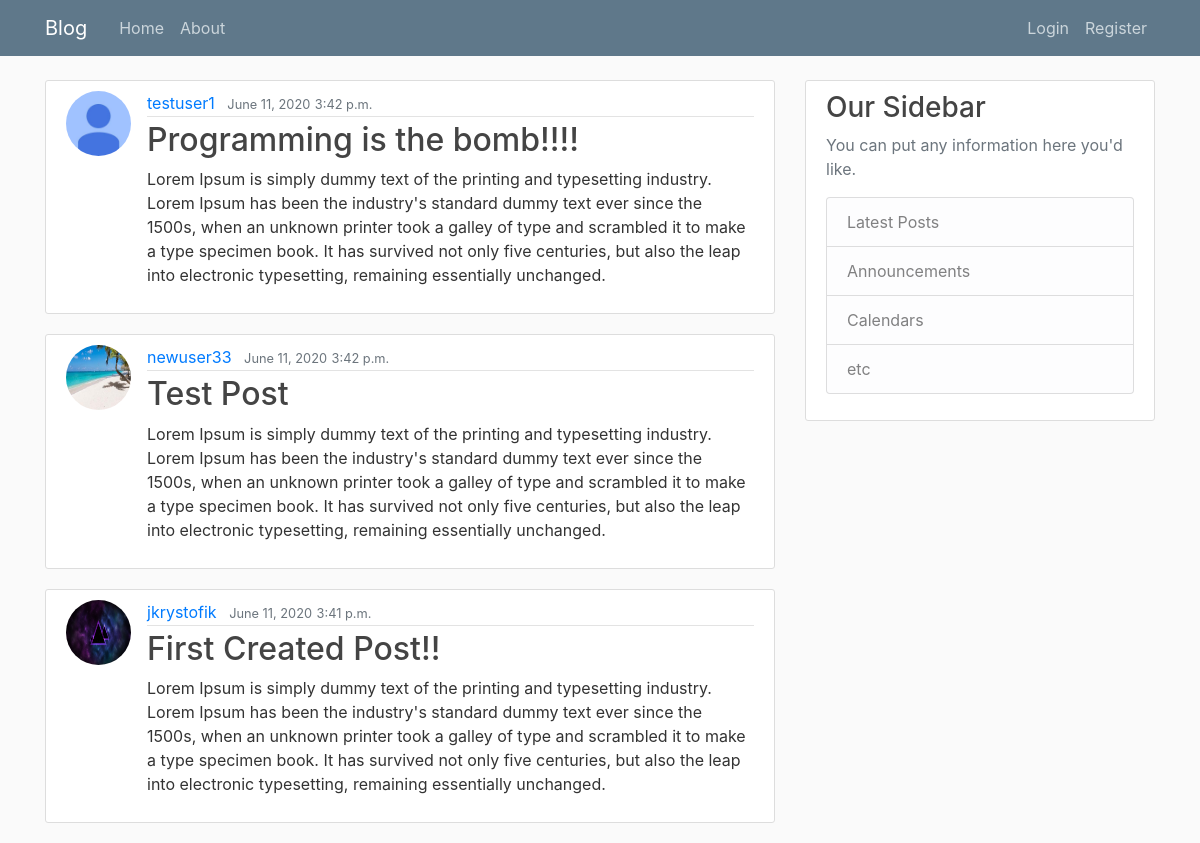
Before: / with the older database file.
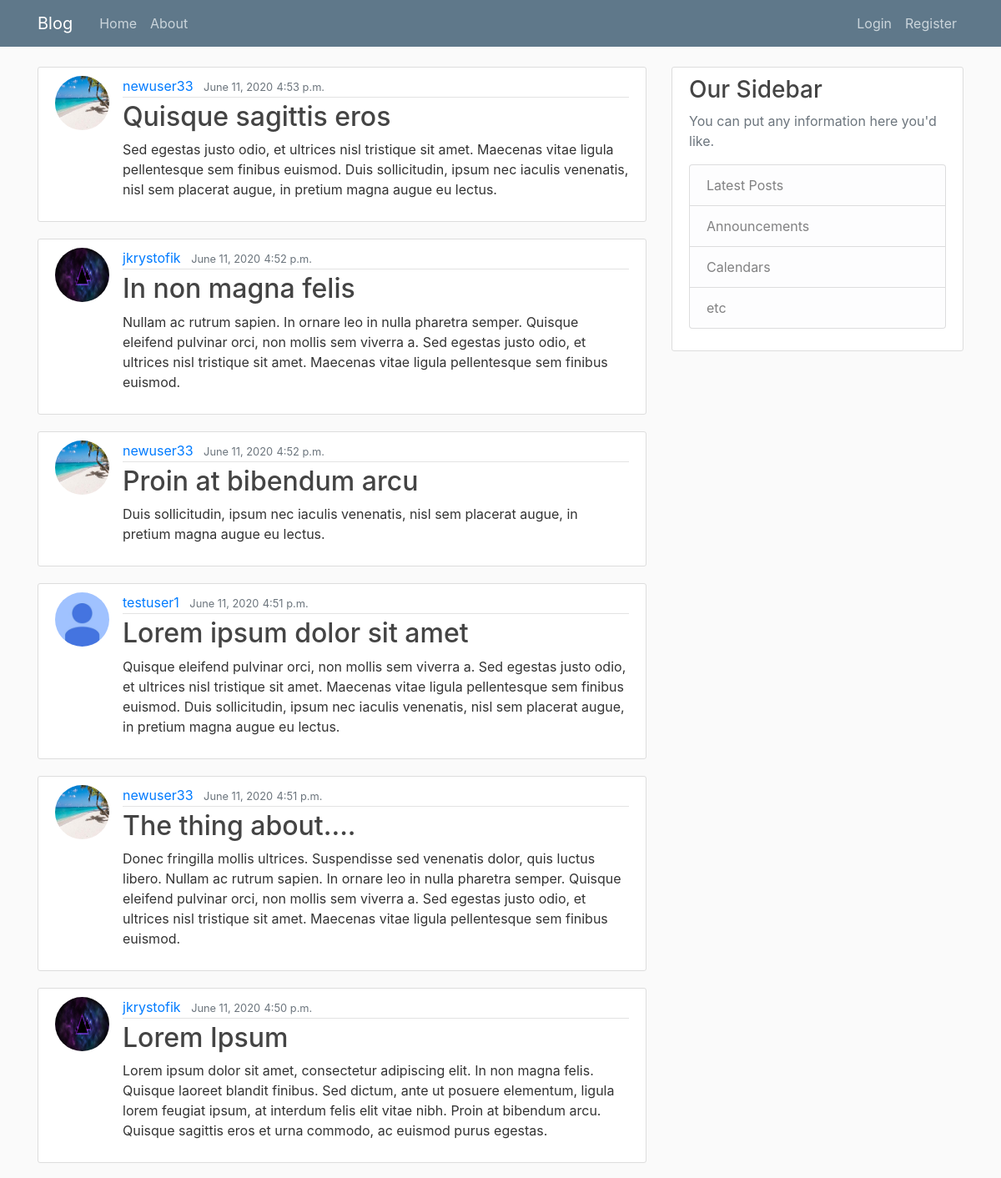
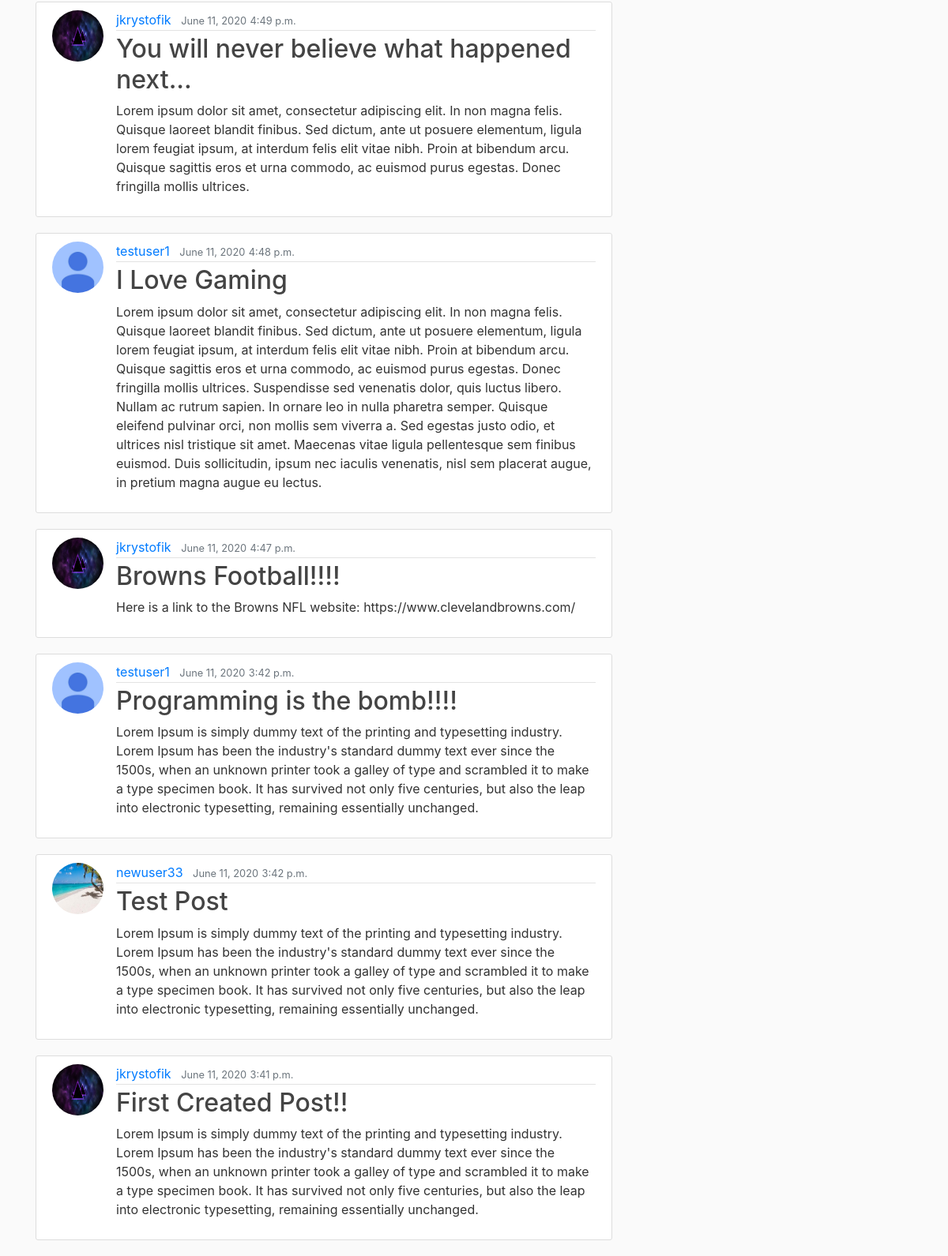
After: the same page with the newer database file (2 pictures, top to bottom).
### blog/models.py (models this page shows, shortened)
class BlogPost(models.Model):
    author = models.ForeignKey(User, on_delete=models.CASCADE)
    date_posted = models.DateField(default=timezone.now)
    time_posted = models.TimeField(default=timezone.now)
    title = models.CharField(max_length=100)
    content = models.TextField()

### users/models.py (models this page shows, shortened)
class Profile(models.Model):
    user = models.OneToOneField(User, on_delete=models.CASCADE)
    image = models.ImageField(default='default_user.jpg',
                              upload_to='profile_pics')

### blog/views.py (the view)
# urls.py: path('', PostListView.as_view(), name='blog-home'),
class PostListView(ListView):
    model = BlogPost
    template_name = 'blog_index.html'
    context_object_name = 'posts'
    ordering = ['-date_posted', '-time_posted']

### blog/templates/blog_index.html
{% extends 'site_base.html' %}
{% block content %}
    {% for post in posts %}
        <article class="media content-section">
            <img class="rounded-circle article-img" src="{{ post.author.profile.image.url }}" alt="User Profile Pic">
            <div class="media-body">
                <div class="article-metadata">
                    <a class="mr-2" href="#">{{ post.author }}</a>
                    <small class="text-muted">{{ post.date_posted }}</small>
                    <small class="text-muted post_time">{{ post.time_posted }}</small>
                </div>
                <h2><a class="article-title" href="{% url 'post-detail' post.id %}">{{ post.title }}</a></h2>
                <p class="article-content">{{ post.content }}</p>
            </div>
        </article>
    {% endfor %}
{% endblock content %}

### blog/templates/site_base.html (shortened to what this page needs)
{% load static %}
<!DOCTYPE html>
 <html class="no-js">
<html lang="en">
  <head>
    <link rel="stylesheet" href="https://maxcdn.bootstrapcdn.com/bootstrap/4.0.0/css/bootstrap.min.css">
    <link rel="stylesheet" type="text/css" href="{% static 'css/blog.css' %}"></link>
  </head>
  <body>
    <header class="site-header">
        <nav class="navbar navbar-expand-md navbar-dark bg-steel fixed-top">
            <div class="container">
                <a class="navbar-brand mr-4" href="{% url 'blog-home' %}">Blog</a>
                <div class="collapse navbar-collapse" id="navbarToggle">
                    <div class="navbar-nav mr-auto">
                        <a class="nav-item nav-link" href="{% url 'blog-home' %}">Home</a>
                        <a class="nav-item nav-link" href="{% url 'blog-about' %}">About</a>
                    </div>
                    <div class="navbar-nav">
                        {% if user.is_authenticated %}
                            <a class="nav-item nav-link" href="{% url 'user-profile' %}">{{ user.username }}</a>
                            <a class="nav-item nav-link" href="{% url 'post-create' %}">New Post</a>
                            <a class="nav-item nav-link" href="{% url 'logout' %}">Logout</a>
                        {% else %}
                            <a class="nav-item nav-link" href="{% url 'login' %}">Login</a>
                            <a class="nav-item nav-link" href="{% url 'user-reg' %}">Register</a>
                        {% endif %}
                    </div>
                </div>
            </div>
        </nav>
    </header>
    <main role="main" class="container">
        <div class="row">
            <div class="col-md-8">
                {% block content %}{% endblock %}
            </div>
            <div class="col-md-4">
                <div class="content-section">
                    <h3 id="test">Our Sidebar</h3>
                    <p class='text-muted'>You can put any information here you'd like.
                        <ul class="list-group">
                            <li class="list-group-item list-group-item-light">Latest Posts</li>
                            <li class="list-group-item list-group-item-light">Announcements</li>
                            <li class="list-group-item list-group-item-light">Calendars</li>
                            <li class="list-group-item list-group-item-light">etc</li>
                        </ul>
                    </p>
                </div>
            </div>
        </div>
    </main>
  </body>
</html>

### blog/static/css/blog.css (style rules this page uses)
body { background: #fafafa; color: #333333; margin-top: 5rem; }
h1, h2, h3, h4, h5, h6 { color: #444444; }
ul { margin: 0; }
.bg-steel { background-color: #5f788a; }
.site-header .navbar-nav .nav-link { color: #cbd5db; }
.content-section { background: #ffffff; padding: 10px 20px; border: 1px solid #dddddd; border-radius: 3px; margin-bottom: 20px; }
.article-title { color: #444444; }
.article-content { white-space: pre-line; }
.article-img { height: 65px; width: 65px; margin-right: 16px; }
.article-metadata { padding-bottom: 1px; margin-bottom: 4px; border-bottom: 1px solid #e3e3e3 }

Changed rows visible on the page:
added BlogPost: author.profile.image (picture), author "newuser33", date_posted "June 11, 2020", time_posted "4:53 p.m.", title "Quisque sagittis eros", content "Sed egestas justo odio, et ultrices nisl tristique sit amet. Maecenas vitae ligula pellentesque sem finibus euismod. Duis sollicitudin, ipsum nec iaculis venenatis, nisl sem placerat augue, in pretium magna augue eu lectus."
added BlogPost: author.profile.image (picture), author "jkrystofik", date_posted "June 11, 2020", time_posted "4:52 p.m.", title "In non magna felis", content "Nullam ac rutrum sapien. In ornare leo in nulla pharetra semper. Quisque eleifend pulvinar orci, non mollis sem viverra a. Sed egestas justo odio, et ultrices nisl tristique sit amet. Maecenas vitae ligula pellentesque sem finibus euismod."
added BlogPost: author.profile.image (picture), author "newuser33", date_posted "June 11, 2020", time_posted "4:52 p.m.", title "Proin at bibendum arcu", content "Duis sollicitudin, ipsum nec iaculis venenatis, nisl sem placerat augue, in pretium magna augue eu lectus."
added BlogPost: author.profile.image (placeholder picture), author "testuser1", date_posted "June 11, 2020", time_posted "4:51 p.m.", title "Lorem ipsum dolor sit amet", content "Quisque eleifend pulvinar orci, non mollis sem viverra a. Sed egestas justo odio, et ultrices nisl tristique sit amet. Maecenas vitae ligula pellentesque sem finibus euismod. Duis sollicitudin, ipsum nec iaculis venenatis, nisl sem placerat augue, in pretium magna augue eu lectus."
added BlogPost: author.profile.image (picture), author "newuser33", date_posted "June 11, 2020", time_posted "4:51 p.m.", title "The thing about....", content "Donec fringilla mollis ultrices. Suspendisse sed venenatis dolor, quis luctus libero. Nullam ac rutrum sapien. In ornare leo in nulla pharetra semper. Quisque eleifend pulvinar orci, non mollis sem viverra a. Sed egestas justo odio, et ultrices nisl tristique sit amet. Maecenas vitae ligula pellentesque sem finibus euismod."
added BlogPost: author.profile.image (picture), author "jkrystofik", date_posted "June 11, 2020", time_posted "4:50 p.m.", title "Lorem Ipsum", content "Lorem ipsum dolor sit amet, consectetur adipiscing elit. In non magna felis. Quisque laoreet blandit finibus. Sed dictum, ante ut posuere elementum, ligula lorem feugiat ipsum, at interdum felis elit vitae nibh. Proin at bibendum arcu. Quisque sagittis eros et urna commodo, ac euismod purus egestas."
added BlogPost: author.profile.image (picture), author "jkrystofik", date_posted "June 11, 2020", time_posted "4:49 p.m.", title "You will never believe what happened next...", content "Lorem ipsum dolor sit amet, consectetur adipiscing elit. In non magna felis. Quisque laoreet blandit finibus. Sed dictum, ante ut posuere elementum, ligula lorem feugiat ipsum, at interdum felis elit vitae nibh. Proin at bibendum arcu. Quisque sagittis eros et urna commodo, ac euismod purus egestas. Donec fringilla mollis ultrices."
added BlogPost: author.profile.image (placeholder picture), author "testuser1", date_posted "June 11, 2020", time_posted "4:48 p.m.", title "I Love Gaming", content "Lorem ipsum dolor sit amet, consectetur adipiscing elit. In non magna felis. Quisque laoreet blandit finibus. Sed dictum, ante ut posuere elementum, ligula lorem feugiat ipsum, at interdum felis elit vitae nibh. Proin at bibendum arcu. Quisque sagittis eros et urna commodo, ac euismod purus egestas. Donec fringilla mollis ultrices. Suspendisse sed venenatis dolor, quis luctus libero. Nullam ac rutrum sapien. In ornare leo in nulla pharetra semper. Quisque eleifend pulvinar orci, non mollis sem viverra a. Sed egestas justo odio, et ultrices nisl tristique sit amet. Maecenas vitae ligula pellentesque sem finibus euismod. Duis sollicitudin, ipsum nec iaculis venenatis, nisl sem placerat augue,…"
added BlogPost: author.profile.image (picture), author "jkrystofik", date_posted "June 11, 2020", time_posted "4:47 p.m.", title "Browns Football!!!!", content "Here is a link to the Browns NFL website: https://www.clevelandbrowns.com/"
